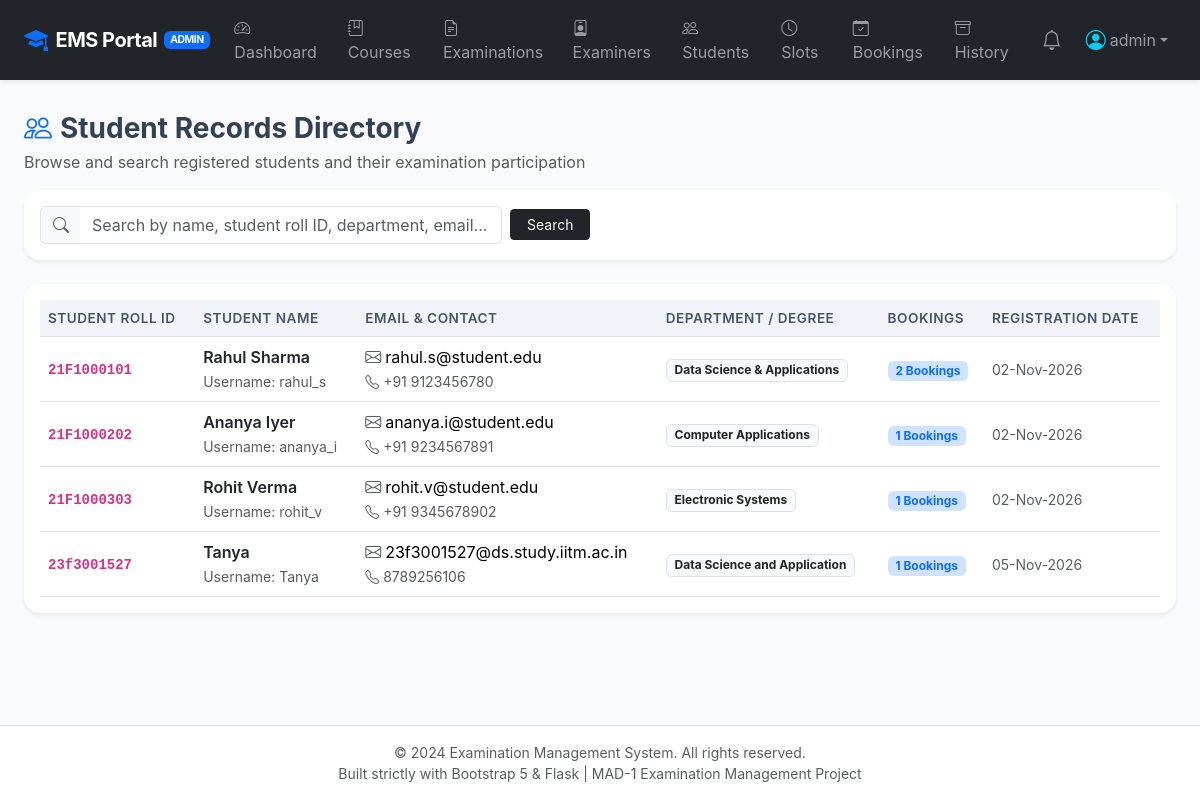
/admin/students (signed in), run on the app's committed database.
### application/models.py (models this page shows, shortened)
class User(UserMixin, db.Model):
    __tablename__ = 'users'
    id = db.Column(db.Integer, primary_key=True)
    username = db.Column(db.String(80), unique=True, nullable=False, index=True)
    email = db.Column(db.String(120), unique=True, nullable=False, index=True)
    password_hash = db.Column(db.String(255), nullable=False)
    role = db.Column(db.String(20), nullable=False)  # 'admin', 'examiner', 'student'
    created_at = db.Column(db.DateTime, default=datetime.utcnow)
    examiner_profile = db.relationship('ExaminerProfile', backref='user', uselist=False, cascade='all, delete-orphan')
    student_profile = db.relationship('StudentProfile', backref='user', uselist=False, cascade='all, delete-orphan')
    notifications = db.relationship('Notification', backref='user', lazy='dynamic', cascade='all, delete-orphan')
    @property
    def is_admin(self):
        return self.role == 'admin'
    @property
    def is_student(self):
        return self.role == 'student'

class StudentProfile(db.Model):
    __tablename__ = 'student_profiles'
    id = db.Column(db.Integer, primary_key=True)
    user_id = db.Column(db.Integer, db.ForeignKey('users.id', ondelete='CASCADE'), nullable=False, unique=True)
    student_id = db.Column(db.String(50), unique=True, nullable=False, index=True)  # Roll number
    name = db.Column(db.String(120), nullable=False)
    contact_details = db.Column(db.String(150), nullable=True)  # Phone number
    department = db.Column(db.String(100), nullable=False)
    created_at = db.Column(db.DateTime, default=datetime.utcnow)
    bookings = db.relationship('Booking', backref='student', lazy='dynamic', cascade='all, delete-orphan')

### application/controllers/admin.py (the view, shortened to what this page needs)
@admin_bp.route('/students')
def students():
    search_query = request.args.get('q', '').strip()
    query = StudentProfile.query.join(User)
    student_list = query.order_by(StudentProfile.student_id.asc()).all()
    return render_template('admin/students.html', students=student_list, search_query=search_query)

### application/__init__.py (called while the page is built)
@login_manager.user_loader
def load_user(user_id):
    try:
        return User.query.get(int(user_id))
    except (TypeError, ValueError):
        return None

### application/controllers/admin.py (called while the page is built)
@admin_bp.before_request
@login_required
@admin_required
def check_admin():
    pass

### application/templates/admin/students.html (shortened to what this page needs)
{% extends "base.html" %}
{% block content %}
<div class="d-flex justify-content-between align-items-center mb-3 flex-wrap gap-2">
    <div>
        <h3 class="fw-bold mb-1"><i class="bi bi-people text-primary me-2"></i>Student Records Directory</h3>
        <p class="text-muted mb-0">Browse and search registered students and their examination participation</p>
    </div>
</div>
<div class="card border-0 shadow-sm rounded-4 mb-4 bg-white">
    <div class="card-body p-3">
        <form method="GET" action="{{ url_for('admin.students') }}" class="row g-2 align-items-center">
            <div class="col-md-6 col-lg-5">
                <div class="input-group">
                    <span class="input-group-text bg-light border-end-0"><i class="bi bi-search text-muted"></i></span>
                    <input type="text" class="form-control border-start-0" name="q" value="{{ search_query or '' }}" placeholder="Search by name, student roll ID, department, email..." data-table-search="studentsTable">
                </div>
            </div>
            <div class="col-auto">
                <button type="submit" class="btn btn-dark btn-sm px-3">Search</button>
            </div>
        </form>
    </div>
</div>
<div class="card border-0 shadow-sm rounded-4 bg-white">
    <div class="card-body p-3">
        <div class="table-responsive">
            <table class="table table-hover table-custom mb-0" id="studentsTable">
                <thead>
                    <tr>
                        <th>Student Roll ID</th>
                        <th>Student Name</th>
                        <th>Email & Contact</th>
                        <th>Department / Degree</th>
                        <th>Bookings</th>
                        <th>Registration Date</th>
                    </tr>
                </thead>
                <tbody>
                    {% if students %}
                        {% for s in students %}
                        <tr>
                            <td><span class="fw-bold text-dark"><code>{{ s.student_id }}</code></span></td>
                            <td>
                                <div class="fw-semibold text-dark">{{ s.name }}</div>
                                <small class="text-muted">Username: {{ s.user.username }}</small>
                            </td>
                            <td>
                                <div><i class="bi bi-envelope me-1 text-muted"></i>{{ s.user.email }}</div>
                                <small class="text-muted"><i class="bi bi-telephone me-1"></i>{{ s.contact_details or 'N/A' }}</small>
                            </td>
                            <td>
                                <span class="badge bg-light text-dark border">{{ s.department }}</span>
                            </td>
                            <td>
                                <span class="badge bg-primary-subtle text-primary">{{ s.bookings.count() }} Bookings</span>
                            </td>
                            <td>
                                <small class="text-muted">{{ s.created_at.strftime('%d-%b-%Y') if s.created_at else 'N/A' }}</small>
                            </td>
                        </tr>
                        {% endfor %}
                    {% endif %}
                </tbody>
            </table>
        </div>
    </div>
</div>
{% endblock %}

### application/templates/base.html (shortened to what this page needs)
<!DOCTYPE html>
<html lang="en">
<head>
    <link href="https://cdn.jsdelivr.net/npm/bootstrap@5.3.3/dist/css/bootstrap.min.css" rel="stylesheet">
    <link rel="stylesheet" href="https://cdn.jsdelivr.net/npm/bootstrap-icons@1.11.3/font/bootstrap-icons.min.css">
    <link rel="stylesheet" href="{{ url_for('static', filename='css/style.css') }}">
</head>
<body>
    <nav class="navbar navbar-expand-lg navbar-dark bg-dark sticky-top shadow-sm py-2">
        <div class="container-fluid px-lg-4">
            <a class="navbar-brand d-flex align-items-center" href="{{ url_for('auth.index') }}">
                <i class="bi bi-mortarboard-fill text-primary me-2 fs-4"></i>
                <span>EMS Portal</span>
                {% if current_user.is_authenticated %}
                    <span class="badge bg-primary brand-badge text-uppercase">{{ current_user.role }}</span>
                {% endif %}
            </a>
            <div class="collapse navbar-collapse" id="emsNavbar">
                <ul class="navbar-nav me-auto mb-2 mb-lg-0">
                    {% if current_user.is_authenticated %}
                        {% if current_user.is_admin %}
                            <li class="nav-item">
                                <a class="nav-link" href="{{ url_for('admin.dashboard') }}"><i class="bi bi-speedometer2 me-1"></i> Dashboard</a>
                            </li>
                            <li class="nav-item">
                                <a class="nav-link" href="{{ url_for('admin.courses') }}"><i class="bi bi-journal-bookmark me-1"></i> Courses</a>
                            </li>
                            <li class="nav-item">
                                <a class="nav-link" href="{{ url_for('admin.examinations') }}"><i class="bi bi-file-earmark-text me-1"></i> Examinations</a>
                            </li>
                            <li class="nav-item">
                                <a class="nav-link" href="{{ url_for('admin.examiners') }}"><i class="bi bi-person-badge me-1"></i> Examiners</a>
                            </li>
                            <li class="nav-item">
                                <a class="nav-link" href="{{ url_for('admin.students') }}"><i class="bi bi-people me-1"></i> Students</a>
                            </li>
                            <li class="nav-item">
                                <a class="nav-link" href="{{ url_for('admin.slots') }}"><i class="bi bi-clock me-1"></i> Slots</a>
                            </li>
                            <li class="nav-item">
                                <a class="nav-link" href="{{ url_for('admin.bookings') }}"><i class="bi bi-calendar-check me-1"></i> Bookings</a>
                            </li>
                            <li class="nav-item">
                                <a class="nav-link" href="{{ url_for('admin.historical') }}"><i class="bi bi-archive me-1"></i> History</a>
                            </li>
                        {% endif %}
                    {% else %}
                        <li class="nav-item">
                            <a class="nav-link" href="{{ url_for('auth.index') }}">Home</a>
                        </li>
                    {% endif %}
                </ul>
                <ul class="navbar-nav ms-auto align-items-lg-center">
                    {% if current_user.is_authenticated %}
                        <li class="nav-item me-2">
                            <a class="nav-link position-relative" href="{{ url_for('notifications.index') }}" title="Notifications">
                                <i class="bi bi-bell fs-5"></i>
                            </a>
                        </li>
                        <li class="nav-item dropdown">
                            <a class="nav-link dropdown-toggle d-flex align-items-center" href="#" id="userDropdown" role="button" data-bs-toggle="dropdown" aria-expanded="false">
                                <i class="bi bi-person-circle fs-5 me-1 text-info"></i>
                                <span>{{ current_user.username }}</span>
                            </a>
                        </li>
                    {% endif %}
                </ul>
            </div>
        </div>
    </nav>
    <main class="container-fluid px-lg-4 py-3">
        {% block content %}{% endblock %}
    </main>
    <footer class="bg-white border-top py-3 text-center text-muted small mt-auto">
        <div class="container">
            <div>&copy; 2024 Examination Management System. All rights reserved.</div>
            <div>Built strictly with Bootstrap 5 & Flask | MAD-1 Examination Management Project</div>
        </div>
    </footer>
</body>
</html>

### application/static/css/style.css (style rules this page uses)
:root { --ems-primary: #1e3a8a; --ems-secondary: #0ea5e9; --ems-dark: #0f172a; --ems-light: #f8fafc; --ems-border: #e2e8f0; }
body { background-color: #f8fafc; font-family: -apple-system, BlinkMacSystemFont, "Segoe UI", Roboto, "Helvetica Neue", Arial, sans-serif; color: #334155; min-height: 100vh; display: flex; flex-direction: column; }
main { flex: 1 0 auto; }
footer { flex-shrink: 0; }
.navbar-brand { font-weight: 700; letter-spacing: -0.5px; }
.brand-badge { font-size: 0.65rem; vertical-align: middle; margin-left: 0.4rem; }
.table-custom th { background-color: #f1f5f9; color: #475569; font-weight: 600; font-size: 0.85rem; text-transform: uppercase; letter-spacing: 0.5px; border-top: none; }
.table-custom td { vertical-align: middle; }

### data on the page
User: role "ADMIN", username "admin"
StudentProfile: student_id "21F1000101", name "Rahul Sharma", user.username "rahul_s", user.email "rahul.s@student.edu", contact_details "+91 9123456780", department "Data Science & Applications", bookings.count "2", created_at "02-Nov-2026"
StudentProfile: student_id "21F1000202", name "Ananya Iyer", user.username "ananya_i", user.email "ananya.i@student.edu", contact_details "+91 9234567891", department "Computer Applications", bookings.count "1", created_at "02-Nov-2026"
StudentProfile: student_id "21F1000303", name "Rohit Verma", user.username "rohit_v", user.email "rohit.v@student.edu", contact_details "+91 9345678902", department "Electronic Systems", bookings.count "1", created_at "02-Nov-2026"
StudentProfile: student_id "23f3001527", name "Tanya", user.username "Tanya", user.email "23f3001527@ds.study.iitm.ac.in", contact_details "8789256106", department "Data Science and Application", bookings.count "1", created_at "05-Nov-2026"
